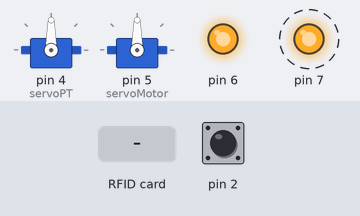
This sketch was run on a simulated Arduino Uno, built with avr-gcc and run on an emulated ATmega328P. On the bench: 2 × servo, output pins drawn as LEDs (lit = HIGH). Dashed ring = blinking. The inputs (shaded band) are chosen by the test bench; at power-on: pin 2 HIGH. Pins used as bus, display or sensor lines are not drawn.

Above: at 1.2 s.
1.3 s: RFID card B6 E0 61 33 held to the reader
At 2.8 s:
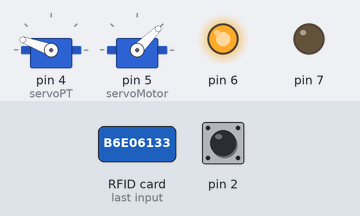
6.2 s: RFID card E6 73 61 30 held to the reader
At 11.02 s:
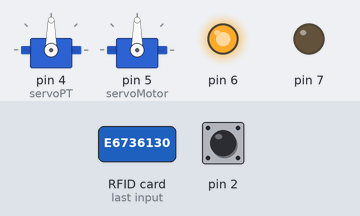
Timing chart, 0 to 14.1 s (numbered marks = the images above; inputs shaded):
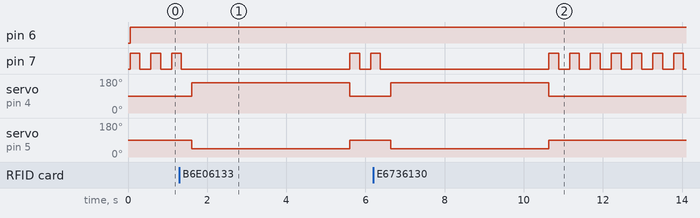

Measured:
- after the input at 1.3 s, servo on pin 4 (servoPT): 90° → 160° after 0.30 s, → 90° 4.0 s later; servo on pin 5 (servoMotor): 90° → 45° after 0.30 s, → 90° 4.0 s later
- after the input at 6.2 s, servo on pin 4 (servoPT): 90° → 160° after 0.43 s, → 90° 4.0 s later; servo on pin 5 (servoMotor): 90° → 45° after 0.43 s, → 90° 4.0 s later
- by itself, pin 7: repeats every 0.53 s: HIGH 0.25 s, LOW 0.28 s

The sketch:

boton.ino
```cpp
#include <SPI.h>      //  Libreria SPI
#include <MFRC522.h>      // Libreria  MFRC522
#include <Servo.h>     // Libreria  SERVO

#define RST_PIN  9      // Pin de reset
#define SS_PIN  10      // Pin de slave select

MFRC522 mfrc522(SS_PIN, RST_PIN); // Objeto mfrc522 enviando pines de slave select y reset

byte LecturaUID[4];         // Array para almacenar el UID leido
byte Usuario1[4]= {0xB6, 0xE0, 0x61, 0x33} ;    // NUMERO DEL USUARIO 1 (ponga el de su tarjeta)
byte Usuario2[4]= {0xE6, 0x73, 0x61, 0x30} ;    // NUMERO DEL USUARIO 2 (ponga el de su tarjeta)
int analogo5=0;                                 // Variable de lectura del Analogo5 para sensor de obstaculos
Servo servoPT,servoMotor;

//RASP
int x = 0;

void setup() {
  //RASP
  pinMode(2, INPUT);

  //Boton e intermitentess
  pinMode(6,OUTPUT);
  pinMode(7, OUTPUT);
  //Puerta
  Serial.begin(115200);     // inicializa comunicacion por monitor serie a 9600 bps

  servoPT.attach(4);      // Sevo asociado al pin 4 y lleva a 170 grados
  servoPT.write(90);
  servoMotor.attach(5);      // Sevo asociado al pin 5 y lleva a 170 grados
  servoPT.write(90);

  SPI.begin();        // inicializa bus SPI
  mfrc522.PCD_Init();     // inicializa modulo lector
  //Serial.println("Sistema Activado");    // Muestra texto Listo
}
void loop() {
  // Si el pin2 envia 0 es que el pulsador no esta presionando.
  if(digitalRead(2)== x){
     Serial.println("");
  }
  else if(digitalRead(2)==0 && x == 1){
     x = not(x);
     Serial.println("Presionado");
  }
  else{
    x = not(x);
  }


   //
   loopBoton();
   loopIntermitentes();
   loopPuerta();
}
void loopBoton(){
  digitalWrite(6, HIGH);
}

void loopIntermitentes(){
  digitalWrite(7, HIGH);
  delay(250);
  digitalWrite(7, LOW);
  delay(250);
}

void loopPuerta() {
  if ( ! mfrc522.PICC_IsNewCardPresent())   // si no hay una tarjeta presente
    return;           // retorna al loop esperando por una tarjeta

  if ( ! mfrc522.PICC_ReadCardSerial())     // si no puede obtener datos de la tarjeta
    return;           // retorna al loop esperando por otra tarjeta

    //Serial.print("UID:");       // muestra texto UID:
    for (byte i = 0; i < 4; i++) { // bucle recorre de a un byte por vez el UID
      if (mfrc522.uid.uidByte[i] < 0x10){   // si el byte leido es menor a 0x10
        //Serial.print(" 0");       // imprime espacio en blanco y numero cero
        }
        else{           // sino
          //Serial.print(" ");        // imprime un espacio en blanco
          }
          //Serial.print(mfrc522.uid.uidByte[i], HEX);    // imprime el byte del UID leido en hexadecimal
          LecturaUID[i]=mfrc522.uid.uidByte[i];     // almacena en array el byte del UID leido
          }

          //Serial.print("\t");         // imprime un espacio de tabulacion

          if(comparaUID(LecturaUID, Usuario1)){    // llama a funcion comparaUID con Usuario1
            //Serial.println("Bienvenido Saul"); // si retorna verdadero muestra texto bienvenida
            abrirPuerta();                      // funcion para abrir la puerta
          }
          else if(comparaUID(LecturaUID, Usuario2)){ // llama a funcion comparaUID con Usuario2
            //Serial.println("Bienvenido Alan"); // si retorna verdadero muestra texto bienvenida
             abrirPuerta();                      // funcion para abrir la puerta
          }
           else {          // si retorna falso
            //Serial.println("No Registrado");    // muestra texto equivalente a acceso denegado
             Mal_Registro();                    // funcion sonido de targeta no identificada
           }
                  mfrc522.PICC_HaltA();     // detiene comunicacion con tarjeta
}

void abrirPuerta() {
  servoPT.write(160);
  servoMotor.write(45);// Abrir la puerta
  delay(4000);             // Tiempo de la puerta abierta
  servoPT.write(90);
  servoMotor.write(90); // Cierra puerta
}


void Mal_Registro() {      // Activa el Buzzer 2 veces por tarjeta no autorizada
  /*digitalWrite(7, HIGH);
  delay(200);
  digitalWrite(7, LOW);
  delay(100);
  digitalWrite(7, HIGH);
  delay(200);
  digitalWrite(7, LOW);*/
}

boolean comparaUID(byte lectura[],byte usuario[]) // funcion comparaUID
{
  for (byte i=0; i < 4; i++){    // bucle recorre de a un byte por vez el UID
  if(lectura[i] != usuario[i])        // si byte de UID leido es distinto a usuario
    return(false);          // retorna falso
  }
  return(true);           // si los 4 bytes coinciden retorna verdadero
}
```
